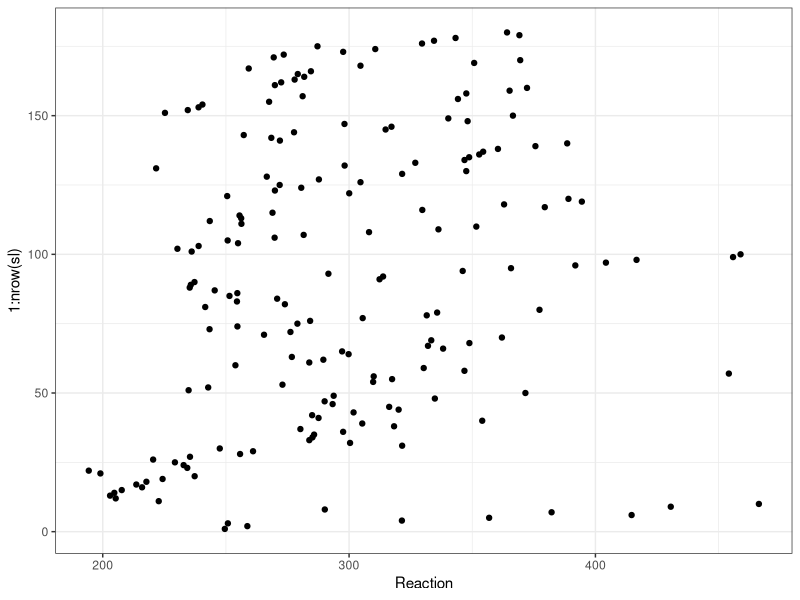
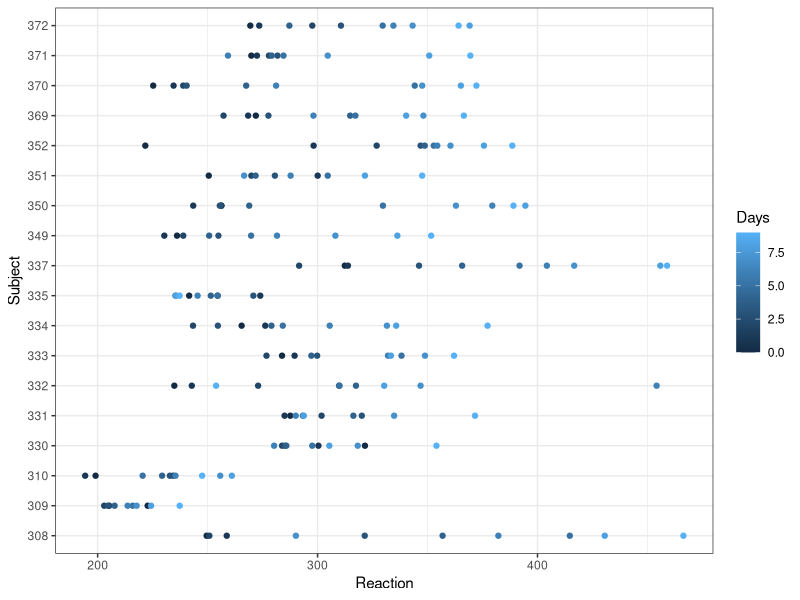
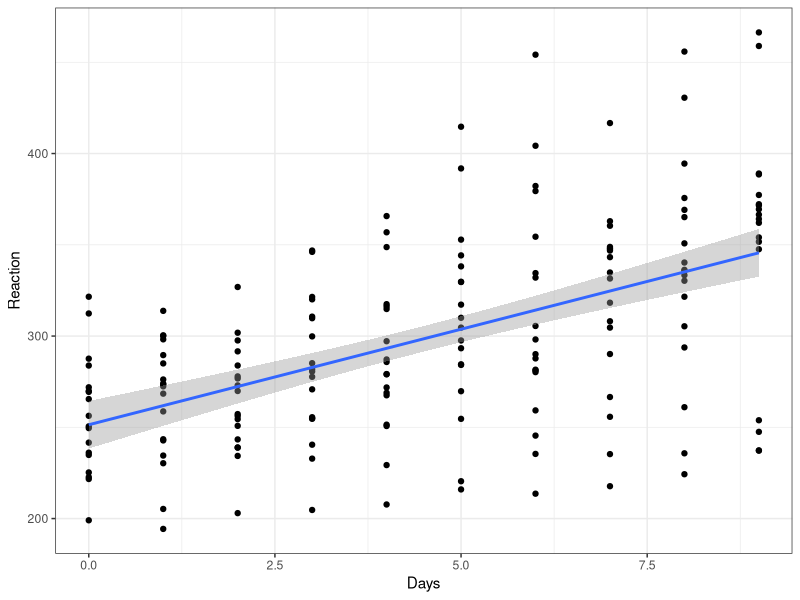
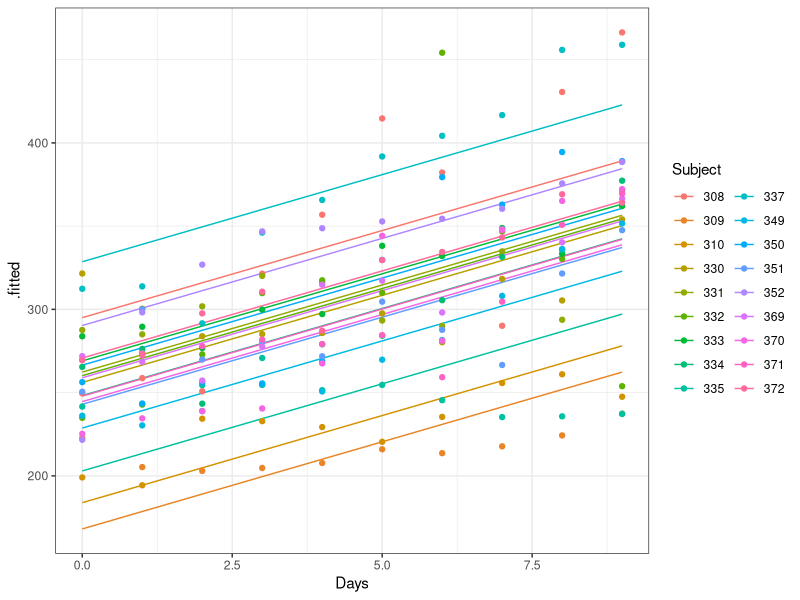
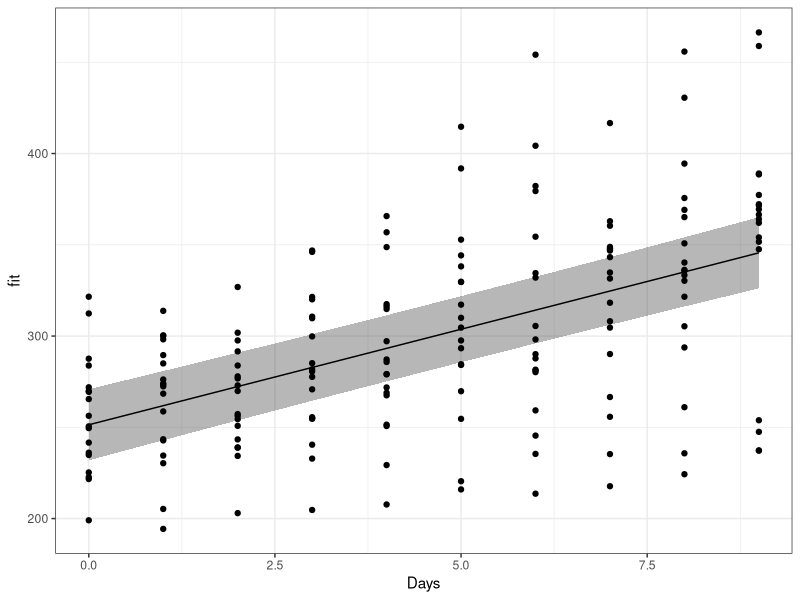
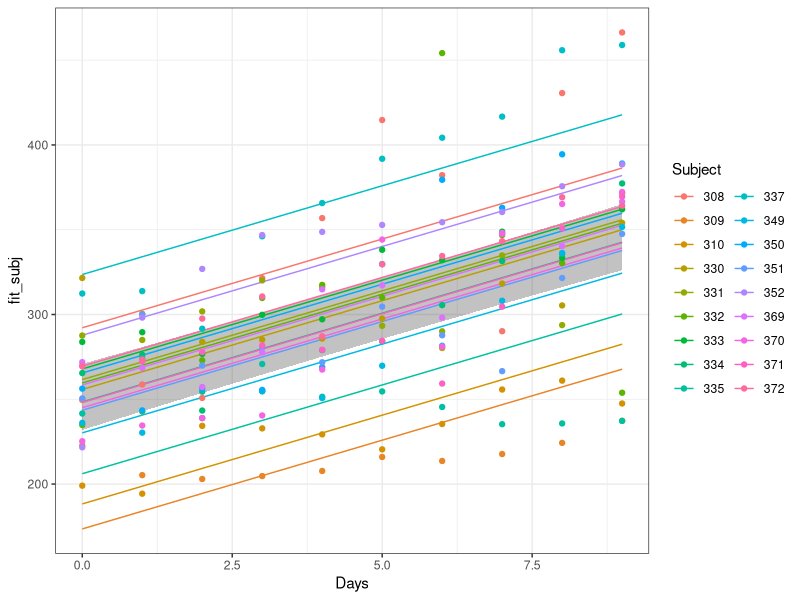
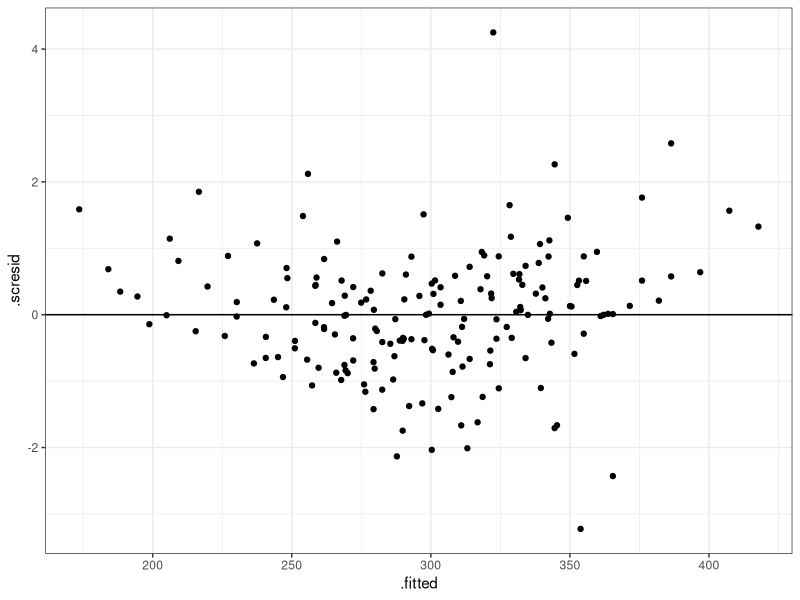
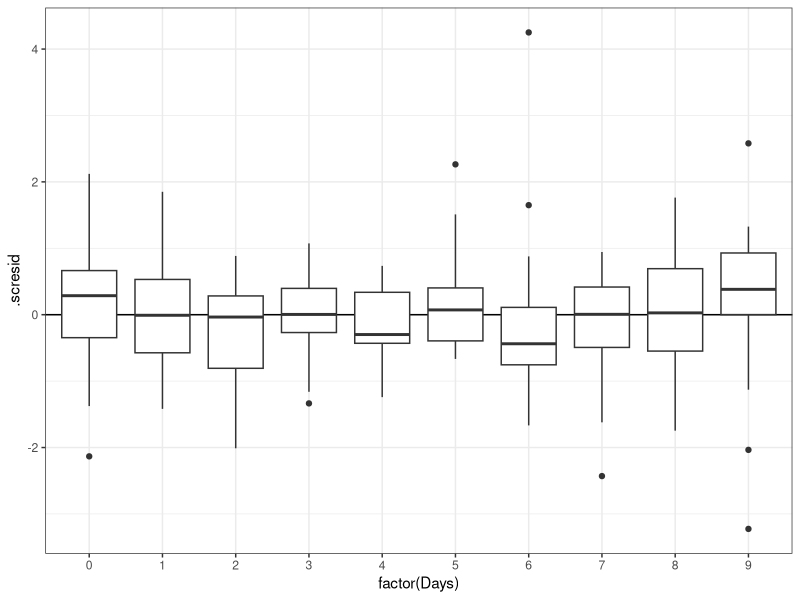

These charts were generated, in order, by the following R code:
# title: "Смешанные линейные модели (случайный интерсепт и случайный угол наклона)"
# subtitle: "Линейные модели..."
# author: "Марина Варфоломеева"
# institute: "Кафедра Зоологии беспозвоночных, Биологический факультет, СПбГУ"



# ## Пример -- недосып ########################################################
# В ночь перед нулевым днем всем испытуемым давали поспать нормальное время, а в
# следующие 9 ночей --- только по 3 часа. Каждый день измеряли время реакции в
# серии тестов.
#
# Как время реакции людей зависит от бессонницы?
# Belenky et al., 2003
# - `Reaction` --- среднее время реакции в серии тестов в день наблюдения, мс
# - `Days` --- число дней депривации сна
# - `Subject` --- номер испытуемого
library(lme4)
data(sleepstudy)

sl <- sleepstudy
str(sl)

# Есть ли пропущенные значения?
colSums(is.na(sl))
# Сколько субъектов?
length(unique(sl$Subject))
# Сколько наблюдений для каждого субъекта?
table(sl$Subject)

# ## Есть ли выбросы?
library(ggplot2)
theme_set(theme_bw())

ggplot(sl, aes(x = Reaction, y = 1:nrow(sl))) +
  geom_point()


# ## Как меняется время реакции разных людей?
ggplot(sl, aes(x = Reaction, y = Subject, colour = Days)) +
  geom_point()


# ## Плохое решение: не учитываем группирующий фактор  ########################
W1 <- glm(Reaction ~ Days, data = sl)
summary(W1)
ggplot(sl, aes(x = Days, y = Reaction)) +
  geom_point() +
  geom_smooth(se = TRUE, method = "lm", size = 1)


# ## Громоздкое решение: группирующий фактор как фиксированный  ###############
W2 <- glm(Reaction ~ Days + Subject, data = sl)
coef(W2)
ggplot(fortify(W2), aes(x = Days, colour = Subject)) +
  geom_line(aes(y = .fitted, group = Subject)) +
  geom_point(data = sl, aes(y = Reaction)) +
  guides(colour = guide_legend(ncol = 2))



# # GLMM со случайным отрезком  ###############################################
M1 <- lmer(Reaction ~ Days + (1 | Subject), data = sl)
summary(M1)

# Данные для графика предсказаний фиксированной части модели:
library(dplyr)
NewData <- sl %>% group_by(Subject) %>%
  do(data.frame(Days = seq(min(.$Days), max(.$Days), length = 10)))
head(NewData, 3)

# ## Предсказания фиксированной части модели при помощи predict()
NewData$fit <- predict(M1, NewData, type = 'response', re.form = NA)
head(NewData, 3)


# ## Предсказания фиксированной части модели в матричном виде
X <- model.matrix(~ Days, data = NewData)
betas <- fixef(M1)
NewData$fit <- X %*% betas
# Cтандартные ошибки
NewData$SE <- sqrt( diag(X %*% vcov(M1) %*% t(X)) )
NewData$lwr <- NewData$fit - 2 * NewData$SE
NewData$upr <- NewData$fit + 2 * NewData$SE

# ## График предсказаний фиксированной части модели
ggplot(data = NewData, aes(x = Days, y = fit)) +
  geom_ribbon(alpha = 0.35, aes(ymin = lwr, ymax = upr)) +
  geom_line() + geom_point(data = sl, aes(x = Days, y = Reaction))


# ## Предсказания для каждого уровня случайного фактора
NewData$fit_subj <- predict(M1, NewData, type = 'response')
ggplot(NewData, aes(x = Days, y = fit_subj)) +
  geom_ribbon(alpha = 0.3, aes(ymin = lwr, ymax = upr)) +
  geom_line(aes(colour = Subject)) +
  geom_point(data = sl, aes(x = Days, y = Reaction, colour = Subject))  +
  guides(colour = guide_legend(ncol = 2))



# ## Коэффициент внутриклассовой корреляции (intra-class correlation, ICC) ####
#
# $ICC = \sigma_b^2 / (\sigma^2 + \sigma_b^2)$

summary(M1)
VarCorr(M1)  # Случайные эффекты отдельно

# # Диагностика модели

# ## Данные для анализа остатков
M1_diag <- data.frame(
  sl,
  .fitted = predict(M1),
  .resid = resid(M1, type = 'pearson'),
  .scresid = resid(M1, type = 'pearson', scaled = TRUE))

head(M1_diag, 4)

# ## График остатков от предсказанных значений
gg_resid <- ggplot(M1_diag, aes(y = .scresid)) +
  geom_hline(yintercept = 0)
gg_resid + geom_point(aes(x = .fitted))

# ## Графики остатков от ковариат в модели и не в модели
gg_resid + geom_boxplot(aes(x = factor(Days)))
gg_resid + geom_boxplot(aes(x = Subject))


# # GLMM со случайным отрезком и углом наклона  ###############################
MS1 <- lmer(Reaction ~ Days + ( 1 + Days|Subject), data = sl)

summary(MS1)

# ## Данные для графика предсказаний фиксированной части модели
library(dplyr)
NewData <- sl %>% group_by(Subject) %>%
  do(data.frame(Days = seq(min(.$Days), max(.$Days), length = 10)))

NewData$fit <- predict(MS1, NewData, type = 'response', re.form = NA)
head(NewData, 3)


# ## Предсказания фиксированной части модели в матричном виде
X <- model.matrix(~ Days, data = NewData)
betas <- fixef(MS1)
NewData$fit <- X %*% betas

# Cтандартные ошибки
NewData$SE <- sqrt( diag(X %*% vcov(MS1) %*% t(X)) )

NewData$lwr <- NewData$fit - 2 * NewData$SE
NewData$upr <- NewData$fit + 2 * NewData$SE


# ## График предсказаний фиксированной части модели
gg_MS1_normal <- ggplot(data = NewData, aes(x = Days, y = fit)) +
  geom_ribbon(alpha = 0.35, aes(ymin = lwr, ymax = upr)) +
  geom_line() + geom_point(data = sl, aes(x = Days, y = Reaction))
gg_MS1_normal

# ## Предсказания для каждого уровня случайного фактора
NewData$fit_subj <- predict(MS1, NewData, type = 'response')
ggplot(NewData, aes(x = Days, y = fit_subj)) +
  geom_ribbon(alpha = 0.3, aes(ymin = lwr, ymax = upr)) +
  geom_line(aes(colour = Subject)) +
  geom_point(data = sl, aes(x = Days, y = Reaction, colour = Subject))  +
  guides(colour = guide_legend(ncol = 2))


# # Диагностика модели
# ## Данные для анализа остатков
MS1_diag <- data.frame(
  sl,
  .fitted = predict(MS1),
  .resid = resid(MS1, type = 'pearson'),
  .scresid = resid(MS1, type = 'pearson', scaled = TRUE))

head(MS1_diag, 4)

# ## График остатков от предсказанных значений
gg_resid <- ggplot(MS1_diag, aes(y = .scresid)) +
  geom_hline(yintercept = 0)
gg_resid + geom_point(aes(x = .fitted))

# ## Графики остатков от ковариат в модели и не в модели
gg_resid + geom_boxplot(aes(x = factor(Days)))
gg_resid + geom_boxplot(aes(x = Subject))



# # Тестирование гипотез в смешанных моделях ##################################

# t-(или -z) тесты Вальда
coef(summary(MS1))

# ## Тесты отношения правдоподобий (LRT)
# ## LRT для случайных эффектов
MS1 <- lmer(Reaction ~ Days + (1 + Days | Subject), data = sl, REML = TRUE)
MS0 <- lmer(Reaction ~ Days + (1 | Subject), data = sl, REML = TRUE)
anova(MS1, MS0, refit = FALSE)

# ## LRT для фиксированных эффектов
MS1.ml <- lmer(Reaction ~ Days + (1 + Days | Subject), data = sl, REML = FALSE)
MS0.ml <- lmer(Reaction ~ 1 + (1 + Days | Subject), data = sl, REML = FALSE)
anova(MS1.ml, MS0.ml)


# ## Сравнение моделей по AIC
AIC(MS1.ml, MS0.ml)



# ## Бутстреп для тестирования значимости и для предсказаний ###################

# ## Параметрический бутстреп для LRT фиксированных эффектов
library(pbkrtest)
pmod <- PBmodcomp(MS1.ml, MS0.ml, nsim = 100) # 1000 и больше для реальных данных
summary(pmod)


# ## Бутстреп-оценка доверительной зоны регрессии
NewData <- sl %>% group_by(Subject) %>%
  do(data.frame(Days = seq(min(.$Days), max(.$Days), length = 10)))
NewData$fit <- predict(MS1, NewData, type = 'response', re.form = NA)

# Многократно симулируем данные из модели и получаем для них предсказанные значения
bMS1 <- bootMer(x = MS1,
                FUN = function(x) predict(x, new_data = NewData, re.form = NA),
                nsim = 100)

# Рассчитываем квантили предсказанных значений для всех итераций бутстрепа
b_se <- apply(X = bMS1$t,
              MARGIN = 2,
              FUN = function(x) quantile(x, probs = c(0.025, 0.975), na.rm = TRUE))

# Доверительная зона для предсказанных значений
NewData$lwr <- b_se[1, ]
NewData$upr <- b_se[2, ]

# ## График предсказаний фиксированной части модели
gg_MS1_boot <- ggplot(data = NewData, aes(x = Days, y = fit)) +
  geom_ribbon(alpha = 0.35, aes(ymin = lwr, ymax = upr)) +
  geom_line() + geom_point(data = sl, aes(x = Days, y = Reaction))
gg_MS1_boot

library(cowplot)
plot_grid(gg_MS1_normal + labs(title = "normal"),
          gg_MS1_boot + labs(title = "bootstrap"),
          ncol = 2)

